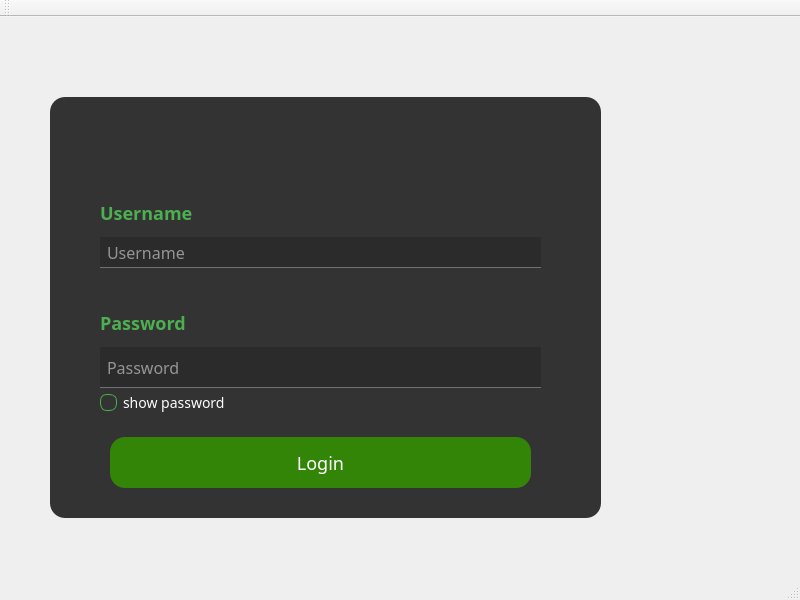
<?xml version="1.0" encoding="UTF-8"?>
<ui version="4.0">
 <class>MainWindow</class>
 <widget class="QMainWindow" name="MainWindow">
  <property name="geometry">
   <rect>
    <x>0</x>
    <y>0</y>
    <width>800</width>
    <height>600</height>
   </rect>
  </property>
  <property name="sizePolicy">
   <sizepolicy hsizetype="Fixed" vsizetype="Fixed">
    <horstretch>0</horstretch>
    <verstretch>0</verstretch>
   </sizepolicy>
  </property>
  <property name="minimumSize">
   <size>
    <width>800</width>
    <height>600</height>
   </size>
  </property>
  <property name="maximumSize">
   <size>
    <width>800</width>
    <height>600</height>
   </size>
  </property>
  <property name="windowTitle">
   <string>MainWindow</string>
  </property>
  <property name="styleSheet">
   <string notr="true">* {
    font-family: century gothic;
    font-size: 18px;
}

QFrame {
    background: #333;
    border-radius: 15px;
}

QPushButton {
    background: #338508;
    color: white;
    border-radius: 15px;
}

QPushButton:hover {
    color: #333;
    background: #2e96dd;
    border-radius: 15px;
}

QToolButton {
    color: blue;
    background: #338508;
    border-radius: 60px;
}

/* Logo du haut */
QToolButton#toolButton {
    background: transparent;
    border: none;
}

QLabel {
    color: white;
}

QLineEdit {
    background: transparent;
    border: none;
    color: #717072;
    border-bottom: 1px solid #717072;
}

QRadioButton {
    color: white;
}
</string>
  </property>
  <widget class="QWidget" name="centralWidget">
   <widget class="QFrame" name="frame">
    <property name="geometry">
     <rect>
      <x>50</x>
      <y>80</y>
      <width>551</width>
      <height>421</height>
     </rect>
    </property>
    <property name="frameShape">
     <enum>QFrame::StyledPanel</enum>
    </property>
    <property name="frameShadow">
     <enum>QFrame::Raised</enum>
    </property>
    <widget class="QPushButton" name="pushButton">
     <property name="geometry">
      <rect>
       <x>60</x>
       <y>340</y>
       <width>421</width>
       <height>51</height>
      </rect>
     </property>
     <property name="text">
      <string>Login</string>
     </property>
    </widget>
    <widget class="QLineEdit" name="lineEdit_username">
     <property name="geometry">
      <rect>
       <x>50</x>
       <y>140</y>
       <width>441</width>
       <height>31</height>
      </rect>
     </property>
     <property name="styleSheet">
      <string notr="true">QLineEdit {
    background-color: #2b2b2b; /* Couleur de fond */
    color: #ffffff;           /* Couleur du texte */

    padding: 5px;              /* Espacement interne */
    font-size: 16px;           /* Taille du texte */
}

QLineEdit:focus {
    border: 2px solid #00ff00; /* Couleur de bordure différente lorsque le champ est actif */
}
</string>
     </property>
     <property name="text">
      <string/>
     </property>
     <property name="placeholderText">
      <string>Username</string>
     </property>
    </widget>
    <widget class="QLineEdit" name="lineEdit_password">
     <property name="geometry">
      <rect>
       <x>50</x>
       <y>250</y>
       <width>441</width>
       <height>41</height>
      </rect>
     </property>
     <property name="styleSheet">
      <string notr="true">QLineEdit {
    background-color: #2b2b2b; /* Couleur de fond */
    color: #ffffff;           /* Couleur du texte */

    padding: 5px;              /* Espacement interne */
    font-size: 16px;           /* Taille du texte */
}

QLineEdit:focus {
    border: 2px solid #00ff00; /* Couleur de bordure différente lorsque le champ est actif */
}
</string>
     </property>
     <property name="text">
      <string/>
     </property>
     <property name="echoMode">
      <enum>QLineEdit::Password</enum>
     </property>
     <property name="placeholderText">
      <string>Password</string>
     </property>
    </widget>
    <widget class="QLabel" name="label_2">
     <property name="geometry">
      <rect>
       <x>50</x>
       <y>100</y>
       <width>181</width>
       <height>31</height>
      </rect>
     </property>
     <property name="styleSheet">
      <string notr="true">QLabel {
    font-family: &quot;Verdana&quot;;
    font-size: 18px;
    font-weight: bold;
    color: #4CAF50; /* Texte vert */
    text-shadow: 2px 2px 5px #000000; /* Ombre noire */
}</string>
     </property>
     <property name="text">
      <string>Username</string>
     </property>
    </widget>
    <widget class="QLabel" name="label_3">
     <property name="geometry">
      <rect>
       <x>50</x>
       <y>210</y>
       <width>181</width>
       <height>31</height>
      </rect>
     </property>
     <property name="styleSheet">
      <string notr="true">QLabel {
    font-family: &quot;Verdana&quot;;
    font-size: 18px;
    font-weight: bold;
    color: #4CAF50; /* Texte vert */
    text-shadow: 2px 2px 5px #000000; /* Ombre noire */
}</string>
     </property>
     <property name="text">
      <string>Password</string>
     </property>
    </widget>
    <widget class="QRadioButton" name="radioButton">
     <property name="geometry">
      <rect>
       <x>50</x>
       <y>290</y>
       <width>251</width>
       <height>31</height>
      </rect>
     </property>
     <property name="styleSheet">
      <string notr="true">QRadioButton {
    font-family: &quot;Arial&quot;;
    font-size: 14px;
    color: #FFFFFF; /* Texte blanc */
}

QRadioButton::indicator {
    width: 15px;
    height: 15px;
    border: 1px solid #4CAF50; /* Bordure verte */
    background-color: #333333; /* Fond gris foncé */
    border-radius: 7px; /* Forme circulaire */
}

QRadioButton::indicator:checked {
    background-color: #4CAF50; /* Fond vert lorsqu'il est sélectionné */
    border: 1px solid #FFFFFF; /* Bordure blanche */
}
</string>
     </property>
     <property name="text">
      <string>show password</string>
     </property>
    </widget>
    <widget class="QToolButton" name="toolButton">
     <property name="geometry">
      <rect>
       <x>210</x>
       <y>0</y>
       <width>111</width>
       <height>111</height>
      </rect>
     </property>
     <property name="text">
      <string/>
     </property>
     <property name="icon">
      <iconset resource="resources.qrc">
       <normaloff>:/images/ecofit.png</normaloff>:/images/ecofit.png</iconset>
     </property>
     <property name="iconSize">
      <size>
       <width>128</width>
       <height>128</height>
      </size>
     </property>
     <property name="checkable">
      <bool>true</bool>
     </property>
     <property name="checked">
      <bool>true</bool>
     </property>
    </widget>
   </widget>
  </widget>
  <widget class="QMenuBar" name="menuBar">
   <property name="geometry">
    <rect>
     <x>0</x>
     <y>0</y>
     <width>800</width>
     <height>28</height>
    </rect>
   </property>
  </widget>
  <widget class="QToolBar" name="mainToolBar">
   <attribute name="toolBarArea">
    <enum>TopToolBarArea</enum>
   </attribute>
   <attribute name="toolBarBreak">
    <bool>false</bool>
   </attribute>
  </widget>
  <widget class="QStatusBar" name="statusBar"/>
 </widget>
 <layoutdefault spacing="6" margin="11"/>
 <resources>
  <include location="resources.qrc"/>
 </resources>
 <connections/>
</ui>
